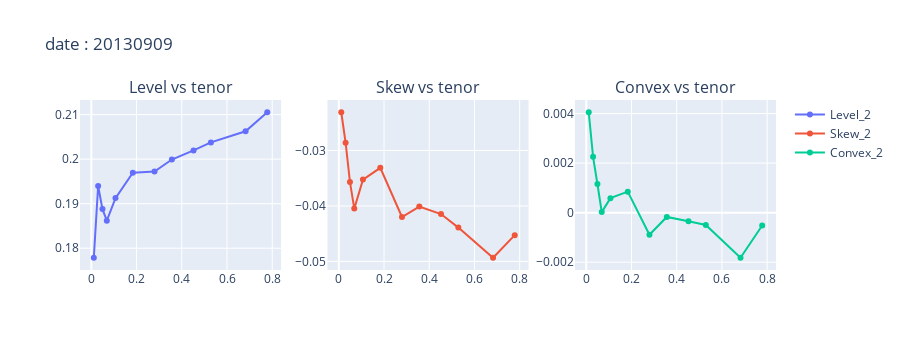

Notebook code cell kept with this figure:
### Code cell
plot_params_vs_tenor(df_all,"20130909")

### Figure 1 — Plotly figure (JSON) as saved in the notebook; plotly's stock layout.template omitted (floating-point values rounded to 4 significant figures)
{"data": [{"mode": "markers+lines", "name": "Level_2", "type": "scatter", "x": [0.01096, 0.03014, 0.04932, 0.06849, 0.1068, 0.1836, 0.2795, 0.3562, 0.4521, 0.5288, 0.6822, 0.7781], "xaxis": "x", "y": [0.1779, 0.194, 0.1888, 0.1862, 0.1913, 0.197, 0.1972, 0.1999, 0.202, 0.2038, 0.2062, 0.2105], "yaxis": "y"}, {"mode": "markers+lines", "name": "Skew_2", "type": "scatter", "x": [0.01096, 0.03014, 0.04932, 0.06849, 0.1068, 0.1836, 0.2795, 0.3562, 0.4521, 0.5288, 0.6822, 0.7781], "xaxis": "x2", "y": [-0.0231, -0.02858, -0.03566, -0.04048, -0.03525, -0.03312, -0.04199, -0.04011, -0.04146, -0.0439, -0.04934, -0.04527], "yaxis": "y2"}, {"mode": "markers+lines", "name": "Convex_2", "type": "scatter", "x": [0.01096, 0.03014, 0.04932, 0.06849, 0.1068, 0.1836, 0.2795, 0.3562, 0.4521, 0.5288, 0.6822, 0.7781], "xaxis": "x3", "y": [0.004053, 0.002253, 0.001156, 2.275e-05, 0.0005856, 0.0008487, -0.0008891, -0.0001731, -0.0003458, -0.0004965, -0.001819, -0.000519], "yaxis": "y3"}], "layout": {"annotations": [{"font": {"size": 16}, "showarrow": false, "text": "Level vs tenor", "x": 0.1444, "xanchor": "center", "xref": "paper", "y": 1, "yanchor": "bottom", "yref": "paper"}, {"font": {"size": 16}, "showarrow": false, "text": "Skew vs tenor", "x": 0.5, "xanchor": "center", "xref": "paper", "y": 1, "yanchor": "bottom", "yref": "paper"}, {"font": {"size": 16}, "showarrow": false, "text": "Convex vs tenor", "x": 0.8556, "xanchor": "center", "xref": "paper", "y": 1, "yanchor": "bottom", "yref": "paper"}], "height": 350, "title": {"text": "date : 20130909"}, "xaxis": {"anchor": "y", "domain": [0, 0.2889]}, "xaxis2": {"anchor": "y2", "domain": [0.3556, 0.6444]}, "xaxis3": {"anchor": "y3", "domain": [0.7111, 1]}, "yaxis": {"anchor": "x", "domain": [0, 1]}, "yaxis2": {"anchor": "x2", "domain": [0, 1]}, "yaxis3": {"anchor": "x3", "domain": [0, 1]}}}
